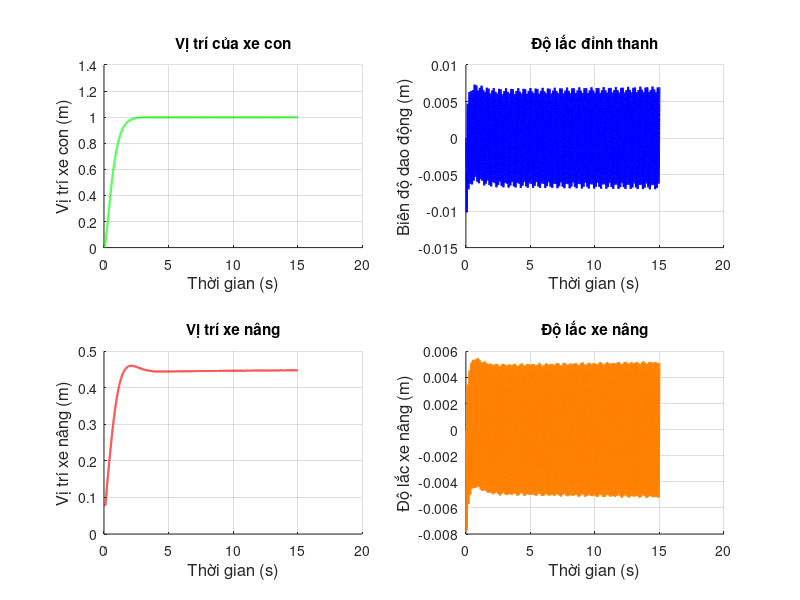
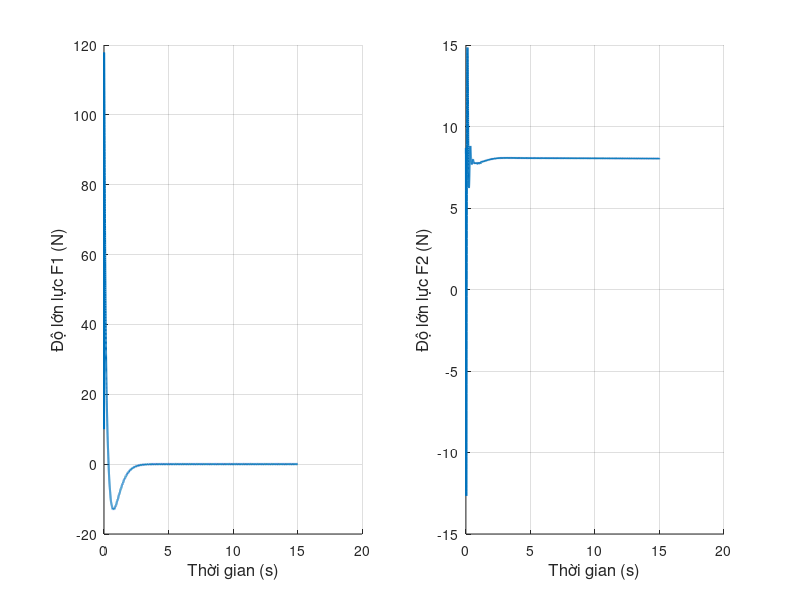
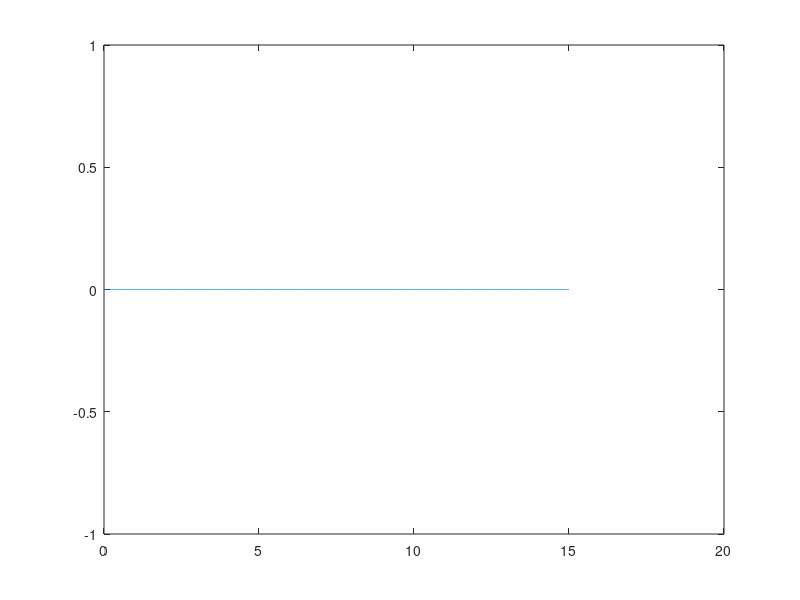

Write the MATLAB code that produced these figures, in order.
clc;
close all;
clear;

% Cờ để thay đổi giữa ADRC và ADRC + IS
% flag = 1: ADRC; flag = 2: ADRC + IS
flag = 1; 
% Cờ để thay đổi giữa các bộ IS
% flag_is = 1: ZV; flag_is = 2: ZVD; flag = 3: ETM4
flag_is = 2;

%--------------------------------------------------------------------------
%                         Cài đặt các thông số
%--------------------------------------------------------------------------

% Thiết lập các thông số cho dầm
L = 0.63; EI = 0.754; rho_A = 0.297;
% Các vật nặng
mw = 13.1; mk = 0.04; mh = 0.86; g = 9.81;

% Thiết lập thông số không gian và thời gian
n = 9; r = 14000;
tmax = 15;
delta_Y = L/(n - 1); % Bước không gian
delta_t = tmax/(r - 1); % Bước thời gian

% Khởi tạo ma trận để lưu giá trị
w = zeros(n,r);
x3 = zeros(1,r); % Độ lắc của thanh tại x2 (x3)
x2 = 2;
dx2dt_2 = zeros(1,r);
dx2dt_2(1:3) = delta_Y;

% Lực tác động vào xe con
F1 = zeros(1,r);
F1(1:r) = 10;
    
% Lực tác động vào xe nâng
F2 = zeros(1,r);
F2(1:r) = mh*g - 0.1;

%--------------------------------------------------------------------------
%                        Thông số bộ điều khiển ADRC
%--------------------------------------------------------------------------
T_set = 2; % Thời gian xác lập (s)
T_sample = 0.001; % Chu kỳ trích mẫu
s_CL = -6/T_set; % Điểm cực hàm truyền hệ kín
% Hệ số tỉ lệ
Kp = s_CL^2; Kd = -2*s_CL; K_ESO = 10; b01 = 1/mw; b02 = 1/mh;

% Bộ quan sát trạng thái ESO
s_ESO = K_ESO*s_CL; % Điểm cực 
z_ESO = exp(s_ESO*T_sample);

l1 = 1 - z_ESO^3; 
l2 = (3*(1 - z_ESO)^2*(1 + z_ESO))/(2*T_sample);
l3 = (1 - z_ESO)^3/(T_sample^2);

Ad = [1 T_sample (T_sample^2)/2; 0 1 T_sample; 0 0 1];
Bd = [b01*(T_sample^2)/2; b01*T_sample; 0];
Cd = [1 0 0];
Lc = [l1; l2; l3];

A_ESO = Ad - Lc*Cd*Ad;
B_ESO = Bd - Lc*Cd*Bd;

% Biến trạng thái xk = [x1k; x2k; x3k]
xd = zeros(3,r); 
xl = zeros(3,r);

x1_set = 1; % Giá trị đặt xe con
x2_set = 0.4; % Giá trị đặt xe nâng
%--------------------------------------------------------------------------
%                       Thông số bộ tạo dạng tín hiệu
%--------------------------------------------------------------------------
f = 6.13415; % Tần số dao động riêng của hệ

zeta = 0.01; K = exp((zeta*pi)/sqrt(1 - zeta^2)); 
mopt = 0.99; % Giá trị tối ưu cho bộ ETM

% Các thời điểm của các vector xung
t2 = 1/(2*f); t3 = 1/f;

x_IS = zeros(1,r);

%--------------------------------------------------------------------------
%    Mô phỏng chuyển động của dầm Euler - Bernoulli trong mô hình SMC
%--------------------------------------------------------------------------
for j = 3:(r - 1)
    wyyy0 = (w(3,j) - 2*w(2,j) + w(1,j))/(2*delta_Y^3);
    S2 = (F1(j + 1) - EI*wyyy0)/mw;
    w(1,j + 1) = 2*w(1,j) - w(1,j - 1) + delta_t^2*S2; % 5b
    for i = 3:(n - 2)
        % Đạo hàm theo Y
        wyyyy = w(i + 2,j) - 4*w(i + 1,j) + 6*w(i,j) - 4*w(i - 1,j) + w(i - 2,j);
        S1 = (-EI/(rho_A*delta_Y^4))*wyyyy;
        S4 = (-EI/(mh*delta_Y^3))*wyyyy;
        w(i,j + 1) = 2*w(i,j) - w(i,j - 1) + delta_t^2*S1; % 5a

        % Chuyển động của xe nâng
        dx3dt_2 = (x3(j) - 2*x3(j - 1) + x3(j - 2))/(2*delta_t^2);
        wyx2 = (w(x2 + 1,j - 1) - w(x2 - 1,j - 1))/(2*delta_Y^2);
        dx2dt_2(j + 1) = 2*dx2dt_2(j) - dx2dt_2(j - 1) + ((F2(j + 1) - mh*g ...
                         - mh*dx3dt_2*wyx2)*delta_t^2)/mh; % 5c

        % Cập nhật vị trí x2
        if dx2dt_2(j + 1) < delta_Y
            x2 = 2;
            dx2dt_2(j + 1) = delta_Y;
        elseif dx2dt_2(j + 1) > L - delta_Y
            x2 = n - 1;
            dx2dt_2(j + 1) = L - delta_Y;
        else
            x2 = ceil(dx2dt_2(j + 1)/delta_Y);
        end

        % Độ lắc của thanh
        if dx2dt_2(j + 1) ~= x2
            w(i,j + 1) = 2*w(i,j) - w(i,j - 1) + delta_t^2*S1; % 5a
            x3(j + 1) = w(i,j + 1) - w(1,j + 1);
        else
            w(i,j + 1) = 2*w(i,j) - w(i,j - 1) + delta_t^2*S4; % 5d
            x3(j + 1) = w(i,j + 1) - w(1,j + 1);
        end
    end
    wyyyl = (-2*w(n,j) + 3*w(n - 1,j) - w(n - 2,j))/(2*delta_Y^3);
    S3 = (EI/mk)*wyyyl;
    w(2,j + 1) = w(1,j + 1);
    w(n,j + 1) = 2*w(n,j) - w(n,j - 1) + delta_t^2*S3; % 5e
    w(n - 1,j + 1) = (w(n,j + 1) + w(n - 2,j + 1))/2;
%--------------------------------------------------------------------------
%                 Bộ điều khiển ADRC cho xe con và xe nâng
%--------------------------------------------------------------------------
    if flag == 1
        % Xe con    
        xd(:,j + 2) = A_ESO*xd(:,j + 1) + B_ESO*F1(j + 1) + Lc*w(1,j + 1);
        F1(j + 2) = (Kp*(x1_set - xd(1,j + 2)) ...
                    - Kd*xd(2,j + 2) - xd(3,j + 2))/b01;
    
        % Xe nâng
        xl(:,j + 2) = A_ESO*xl(:,j + 1) + B_ESO*(F2(j + 1) - mh*g) ...
                      + Lc*dx2dt_2(j + 1);
        F2(j + 2) = (Kp*(x2_set - xl(1,j + 2)) - Kd*xl(2,j + 2) ...
                    - xl(3,j + 2))/b02 + mh*g;
    end
%--------------------------------------------------------------------------
%                      Bộ tạo dạng tín hiệu IS + ADRC
%--------------------------------------------------------------------------
    if flag == 2
        % IS
        if flag_is == 1 
            % Bộ tạo dạng tín hiệu ZV
            A1 = K/(1 + K); A2 = A1;
            x1_set_is = x1_set*(A1*unit_step(j*delta_t) ...
                        + A2*unit_step(j*delta_t - t2));
        elseif flag_is == 2 
            % Bộ tạo dạng tín hiệu ZVD
            A1 = (K/(1 + K))^2; 
            A2 = (2*K)/(1 + K)^2;
            A3 = 1/(1 + K)^2;
            x1_set_is = x1_set*(A1*unit_step(j*delta_t) + A2*unit_step(j*delta_t - t2) ...
                        + A3*unit_step(j*delta_t - t3));
        elseif flag_is == 3 
            % Bộ tạo dạng tín hiệu ETM4
            t2 = 1/(3*f); t3 = 2/(3*f); t4 = 1/f;
            I = (K^2*(1 + mopt))/(K^2 + (1 + mopt)*(K^(4/3) + K^(2/3)) + mopt);
            A1 = I/(1 + mopt); A2 = I/K^(2/3);
            A3 = I/K^(4/3); A4 = (mopt*I)/(K^2*(1 + mopt));
            x1_set_is = x1_set*(A1*unit_step(j*delta_t) + A2*unit_step(j*delta_t - t2) ...
                        + A3*unit_step(j*delta_t - t3)) + A4*unit_step(j*delta_t - t4);
        end
        x_IS(j) = x1_set_is;
        % ADRC
        % Xe con
        xd(:,j + 2) = A_ESO*xd(:,j + 1) + B_ESO*F1(j + 1) + Lc*w(1,j + 1);
        F1(j + 2) = (Kp*(x1_set_is - xd(1,j + 2)) - Kd*xd(2,j + 2) - xd(3,j + 2))/b01;
        
        % Xe nâng
        xl(:,j + 2) = A_ESO*xl(:,j + 1) + B_ESO*(F2(j + 1) - mh*g) + Lc*dx2dt_2(j + 1);
        F2(j + 2) = (Kp*(x2_set - xl(1,j + 2)) - Kd*xl(2,j + 2) - xl(3,j + 2))/b02 + mh*g;
    end
end
%--------------------------------------------------------------------------

% Khởi tạo giá trị để mô phỏng
t_tr = 0:delta_t:tmax;

% Vẽ đồ thị
figure(1);
subplot(2,2,1);
grid on;
hold on;
plot(t_tr,w(1,:),'g','LineWidth',1.5);
title({'Vị trí của xe con'});
ylabel('Vị trí xe con (m)','FontSize',12);
xlabel('Thời gian (s)','FontSize',12);

subplot(2,2,2);
grid on;
hold on;
% Vị trí tương đối của mk so với xe con
plot(t_tr,w(n,:) - w(1,:),'b','LineWidth',1.5);
title({'Độ lắc đỉnh thanh'});
ylabel('Biên độ dao động (m)','FontSize',12);
xlabel('Thời gian (s)','FontSize',12);

subplot(2,2,3);
grid on;
hold on;
plot(t_tr,dx2dt_2,'r','LineWidth',1.5);
title({'Vị trí xe nâng'});
ylabel('Vị trí xe nâng (m)','FontSize',12);
xlabel('Thời gian (s)','FontSize',12);

subplot(2,2,4);
grid on;
hold on;
plot(t_tr,x3,'Color',[1 0.5 0],'LineWidth',1.5);
title({'Độ lắc xe nâng'});
ylabel('Độ lắc xe nâng (m)','FontSize',12);
xlabel('Thời gian (s)','FontSize',12);

figure(2);
subplot(1,2,1);
grid on;
hold on;
plot(t_tr,F1(1:r),'LineWidth',1.5);
ylabel('Độ lớn lực F1 (N)','FontSize',12);
xlabel('Thời gian (s)','FontSize',12);

subplot(1,2,2);
grid on;
hold on;
plot(t_tr,F2(1:r),'LineWidth',1.5);
ylabel('Độ lớn lực F2 (N)','FontSize',12);
xlabel('Thời gian (s)','FontSize',12);

figure(3)
plot(t_tr,x_IS(:));
